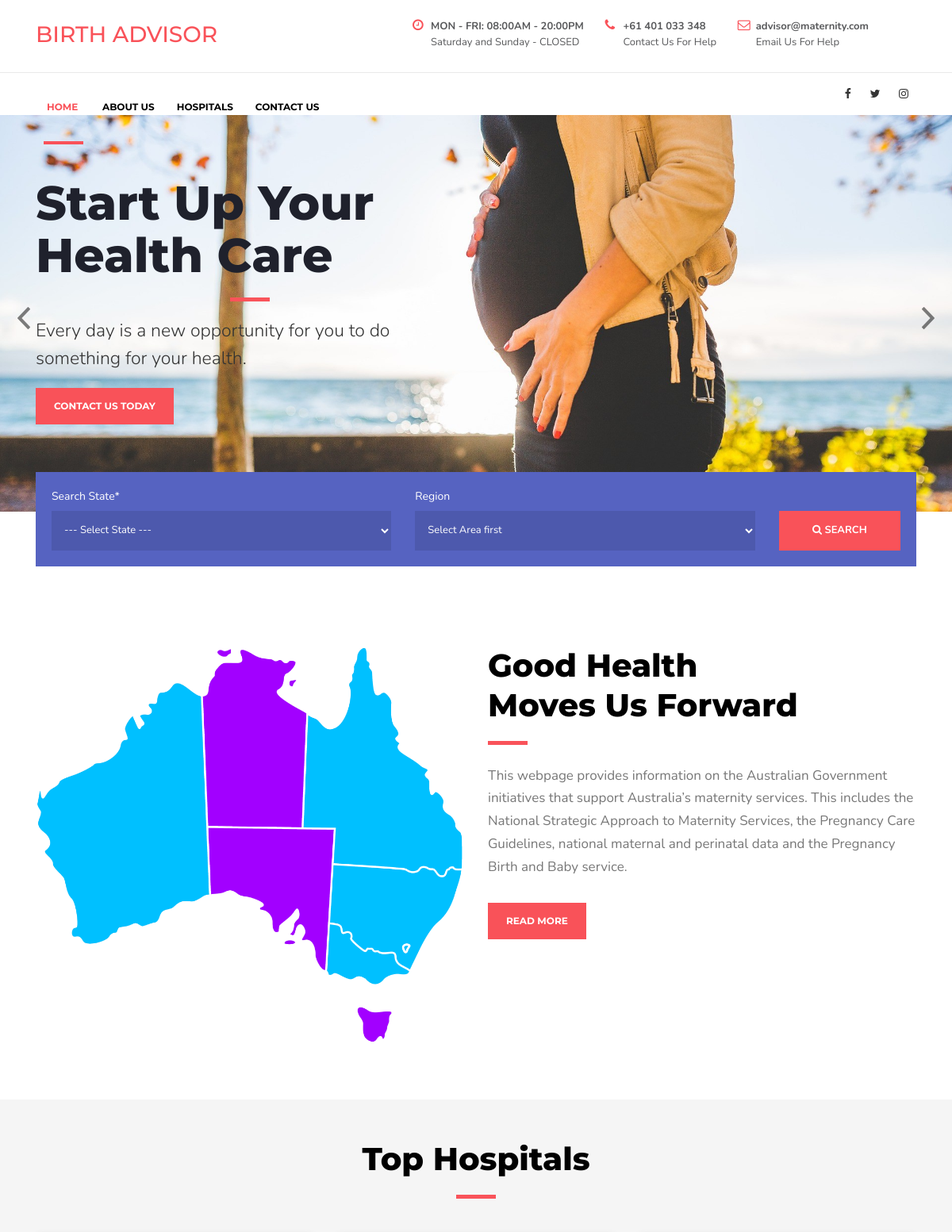
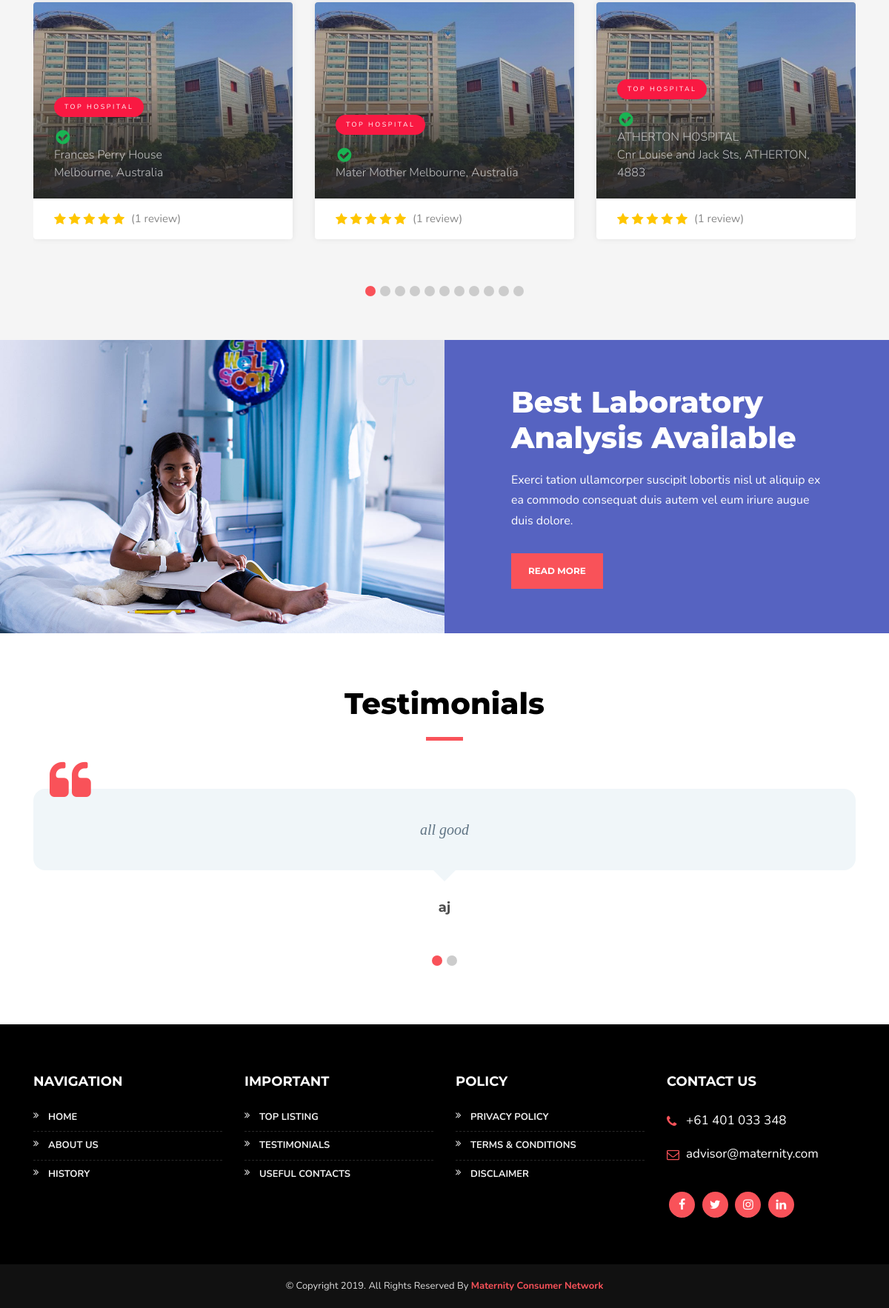
The page / on the database its author committed (2 pictures, top to bottom).
### tables this page shows
CREATE TABLE `page` (
  `id` int(100) NOT NULL,
  `page` varchar(255) NOT NULL,
  `title` varchar(255) NOT NULL,
  `keywords` varchar(500) NOT NULL,
  `meta_desc` text NOT NULL,
  `content` text NOT NULL,
  `color` varchar(500) NOT NULL,
  `alt` varchar(500) NOT NULL,
  `img_title` varchar(500) NOT NULL,
  `datetime` timestamp NOT NULL DEFAULT current_timestamp() ON UPDATE current_timestamp()
);

CREATE TABLE `hospital` (
  `id` int(11) NOT NULL,
  `title` varchar(500) NOT NULL,
  `keywords` text NOT NULL,
  `meta_desc` text NOT NULL,
  `name` varchar(255) NOT NULL,
  `state` varchar(255) NOT NULL,
  `city` varchar(255) NOT NULL,
  `pincode` varchar(100) NOT NULL,
  `area` int(100) NOT NULL,
  `region` int(100) NOT NULL,
  `address` varchar(500) NOT NULL,
  `img` varchar(500) NOT NULL,
  `img_title` varchar(500) NOT NULL,
  `img_alt` varchar(500) NOT NULL,
  `births_per_year` int(11) NOT NULL,
  `cesarean_section_rate` int(11) NOT NULL,
  `vaginal_birth_rate` int(10) NOT NULL,
  `induction_rate` int(10) NOT NULL,
  `tear_rate` int(10) NOT NULL,
  `content` text NOT NULL
);

CREATE TABLE `review` (
  `id` int(100) NOT NULL,
  `hid` int(100) NOT NULL,
  `name` varchar(255) NOT NULL,
  `email` varchar(255) NOT NULL,
  `stars` int(100) NOT NULL,
  `comment` text NOT NULL,
  `status` int(10) NOT NULL,
  `delivery` int(10) NOT NULL,
  `cost_friendly` int(10) NOT NULL,
  `professionalism` int(10) NOT NULL,
  `comment_review` int(10) NOT NULL,
  `cleanliness` int(10) NOT NULL
);

### index.php (the view, shortened to what this page needs)
<?php
    include 'error/manage.php';
	$sql = "select * from page where id = 10";
	$result = mysqli_query($con, $sql);
	$row = mysqli_fetch_array($result);
?>
<?php include '_head.php' ?>
<body>
  <?php include 'header.php' ?>
  <?php include 'slider.php' ?>
  <main id="main">
    <div class="span1">
      <div class="container">
         <div class="span11">
         <form action="search.php" method="post">
           <div class="row">
             <div class="col-12 col-md-4 col-lg-5">
              <label>Search State*</label>
              <select name="area" class="form-control" required id="country">
                <option value="">--- Select State ---</option>
              </select>
             </div>
             <div class="col-12 col-md-4 col-lg-5">
                 <label>Region</label>
             <select id="state" name="region" required class="form-control">
                <option value="">Select Area first</option>
            </select>
          </div>
             <div class="col-12 col-md-4 col-lg-2">
               <button type="submit" class="search_btn"><i class="fa fa-search" aria-hidden="true"></i> Search</button>
             </div>
           </div>
         </form>
         </div>
     <div class="row">
           <div class="col-12 col-md-6">
             <div class="box1_img"><a href="#"><img src="img/map.png"></a></div>
           </div>
           <div class="col-12 col-md-6 abt">
             <div class="heading">
              <h2>Good Health <br> Moves Us Forward</h2>
              <div class="line"></div>
             </div>
             <?php echo $row['content']; ?>
             <a href="#" class="btn2">Read More</a>
           </div>
         </div>
      </div>
    </div>
       <div class="span2">
         <div class="container">
          <div class="heading text-center">
            <h2>Top Hospitals</h2>
            <div class="line"></div>
          </div>
               <div class="services-carousel owl-carousel">
					<?php
					  $sql8 = "select * from hospital";
					  $result8 = mysqli_query($con, $sql8);
					  while ($row8 = mysqli_fetch_array($result8))
					  {
					?>
                  <a class="box2">
                     <div class="list_item">
                       <img src="img/hos1.jpeg">
                       <div class="listing_item_content">
                         <span class="tag">Top Hospital</span>
                         <h3> <i class="fa fa-check-circle" aria-hidden="true"></i></h3>
                         <span><?php echo $row8['name']; ?></span>
						 <span><?php echo $row8['address']; ?></span>
                       </div>
                     </div>
                     <div class="list_rating">
                          <div class="rating-counter">(1 review)</div>
                          <span class="star"></span>
                          <span class="star"></span>
                          <span class="star"></span>
                          <span class="star"></span>
                          <span class="star"></span>
                       </div>
					   <?php } ?>
                  </a>
            </div>
         </div>
       </div>
       <div class="span3">
         <div class="container-fluid p-0">
           <div class="row no-gutters">
             <div class="col-12 col-md-6 span31" style="background-image:url(img/h1-img-1.jpg);"></div>
             <div class="col-12 col-md-6 span32">
               <div class="box3">
                 <h2>Best Laboratory <br>Analysis Available</h2>
                 <p>Exerci tation ullamcorper suscipit lobortis nisl ut aliquip ex ea commodo consequat duis autem vel eum iriure augue duis dolore.</p>
                 <a href="#" class="btn2">Read More</a>
               </div>
             </div>
           </div>
         </div>
       </div>
    <div class="span5">
      <div class="container">
        <div class="row">
          <div class="col-12 col-md-12">
             <div class="heading text-center"><h2>Testimonials</h2> <div class="line"></div></div>
             <?php
					  $sql7 = "select * from review";
					  $result7 = mysqli_query($con, $sql7);
					  while ($row7 = mysqli_fetch_array($result7))
					  {
					?>
             <div class="owl-carousel testimonials-carousel">
             <div class="testi text-center">
                <div class="testi_txt">
                  <p><?php echo $row7['comment']; ?></p>
                </div>
                <h6><?php echo $row7['name']; ?></h6>
             </div>
             <?php } ?>
            </div>
          </div>
        </div>
      </div>
    </div>
  </main>
  <?php include 'footer.php' ?>
</body>
</html>

### _head.php (shortened to what this page needs)
<!DOCTYPE html>
<html lang="en">
<head>
  <link href="lib/bootstrap/css/bootstrap.min.css" rel="stylesheet">
  <link href="lib/font-awesome/css/font-awesome.min.css" rel="stylesheet">
  <link href="lib/animate/animate.min.css" rel="stylesheet">
  <link href="lib/ionicons/css/ionicons.min.css" rel="stylesheet">
  <link href="lib/owlcarousel/assets/owl.carousel.min.css" rel="stylesheet">
  <link href="lib/lightbox/css/lightbox.min.css" rel="stylesheet">
  <link href="lib/flaticon/flaticon.css" rel="stylesheet">
  <link href="css/style.css" rel="stylesheet">
</head>

### header.php
<div class="logo_section">
  <div class="container">
     <div class="row">
       <div class="col-md-4 col-lg-4">
          <div id="logo" class="pull-left">
         <a href="index.php"><h3 id="logo1">BIRTH ADVISOR</h3></a>
      </div>
       </div>
       <div class="col-12 col-md-8 col-lg-8 col-xl-7 offset-xl-1">
         <div class="call">
           <ul>
             <li>
              <i class="fa fa-clock-o"></i>
               <div class="ph">
                 <p> <strong>MON - FRI: 08:00AM - 20:00PM</strong> <br />Saturday and Sunday - CLOSED</p>
               </div>
             </li>
             <li>
              <i class="fa fa-phone"></i>
               <div class="ph">
                 <p> <strong>+61 401 033 348</strong> <br />Contact Us For Help</p>
               </div>
             </li>
             <li>
              <i class="fa fa-envelope-o"></i>
               <div class="ph">
                 <p> <strong>advisor@maternity.com</strong> <br />Email Us For Help</p>
               </div>
             </li>
           </ul>
         </div>
       </div>
     </div>
  </div>
</div>
<header id="header">
    <div class="container">
      <nav id="nav-menu-container" class="main-nav">
        <ul class="nav-menu">
                <li id="home"><a href="index.php">Home</a></li>
                <li id="about"><a href="about.php">About us</a></li>
				<li id="hospital"><a href="hospital_listing.php" id="">Hospitals</a></li>
                <li id="contact"><a href="contact.php">Contact us</a></li>
              </ul>
      </nav>
      <div class="social">
        <ul>
          <li><a href="#"><i class="fa fa-facebook"></i></a></li>
          <li><a href="#"><i class="fa fa-twitter"></i></a></li>
          <li><a href="#"><i class="fa fa-instagram"></i></a></li>
        </ul>
      </div>
    </div>
  </header>

### slider.php (shortened to what this page needs)
<section id="intro">
    <div class="intro-container">
      <div id="introCarousel" class="carousel  slide carousel-fade" data-ride="carousel">
        <div class="carousel-inner" role="listbox">
          <div class="carousel-item active">
            <div class="container">
              <div class="carousel-content">
              <div class="row">
              <div class="col-md-6">
                <div class="wow animated fadeInUp"><h2>Start Up Your <br /> Health Care</h2></div>
                <div class="wow animated fadeInUp"><div class="line"></div></div>
                <div class="wow animated fadeInUp"><p>Every day is a new opportunity for you to do something for your health. </p></div>
                <div class="wow animated bounceInUp"><a href="#" class="btn2">Contact us Today</a></div>
               </div>
               </div>
               </div>
            </div>
          </div>
       </div>
        <a class="carousel-control-prev" href="#introCarousel" role="button" data-slide="prev">
          <span class="carousel-control-prev-icon ion-chevron-left" aria-hidden="true"></span>
        </a>
        <a class="carousel-control-next" href="#introCarousel" role="button" data-slide="next">
          <span class="carousel-control-next-icon ion-chevron-right" aria-hidden="true"></span>
        </a>
      </div>
    </div>
  </section>

### footer.php (shortened to what this page needs)
<div class="footer">
  <div class="container">
    <div class="row">
     <div class="col-12 col-md-3 foot3 foot4">
        <h3>Navigation</h3>
        <ul>
          <li><a href="#">Home</a></li>
          <li><a href="#">About us</a></li>
           <li><a href="#">History</a></li>
        </ul>
     </div>
     <div class="col-12 col-md-3 foot3 foot4">
        <h3>Important</h3>
        <ul>
              <li><a href="#">Top Listing</a></li>
                    <li><a href="#">Testimonials</a></li>
					<li><a href="#">Useful Contacts</a></li>
        </ul>
     </div>
     <div class="col-12 col-md-3 foot3 foot4">
        <h3>Policy</h3>
        <ul>
          <li><a href="#">Privacy Policy</a></li>
                    <li><a href="#">Terms & Conditions</a></li>
                    <li><a href="#">Disclaimer</a></li>
        </ul>
     </div>
     <div class="col-12 col-md-3 foot3 foot4">
        <h3>Contact us</h3>
        <div class="foot-con">
            <ul>
              <li><i class="fa fa-phone"></i> <span>+61 401 033 348</span></li>
              <li><i class="fa fa-envelope-o"></i> <span>advisor@maternity.com</span></li>
            </ul>
         </div>
         <div class="social2">
           <ul>
             <li><a href="#"><i class="fa fa-facebook"></i></a></li>
             <li><a href="#"><i class="fa fa-twitter"></i></a></li>
             <li><a href="#"><i class="fa fa-instagram"></i></a></li>
             <li><a href="#"><i class="fa fa-linkedin"></i></a></li>
           </ul>
         </div>
     </div>
   </div>
  </div>
</div>
        <div class="footer2">
          <div class="container">
            <div class="row">
              <div class="col-12 col-md-12 text-center">
                 &copy; Copyright <?php echo date('2019') ?>. All Rights Reserved By <strong>Maternity Consumer Network</strong>
              </div>
            </div>
          </div>
        </div>

### _head.php (style rules this page uses)
#logo1 { color:#f95259; font-family:'Montserrat', sans-serif; }

### index.php (style rules this page uses)
#home a { color:#f95259; }
#home:after { opacity:1; }

### rows shown on the page
page: content "This webpage provides information on the Australian Government initiatives that support Australia’s maternity services. This includes the National Strategic Approach to Maternity Services, the Pregnancy Care Guidelines, national maternal and perinatal data and the Pregnancy Birth and Baby service."
hospital: name "Frances Perry House", address "Melbourne, Australia"
hospital: name "Mater Mother", address "Melbourne, Australia"
hospital: name "ATHERTON HOSPITAL", address "Cnr Louise and Jack Sts, ATHERTON, 4883"
review: comment "all good", name "aj"
